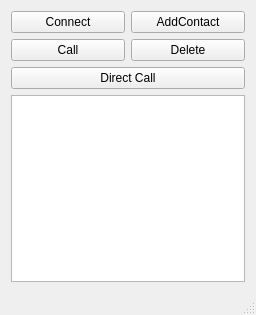
<?xml version="1.0" encoding="UTF-8"?>
<ui version="4.0">
 <class>MainWindow</class>
 <widget class="QMainWindow" name="MainWindow">
  <property name="geometry">
   <rect>
    <x>0</x>
    <y>0</y>
    <width>256</width>
    <height>315</height>
   </rect>
  </property>
  <property name="windowTitle">
   <string>Babel</string>
  </property>
  <property name="windowIcon">
   <iconset>
    <normaloff>res/call.png</normaloff>res/call.png</iconset>
  </property>
  <widget class="QWidget" name="centralWidget">
   <layout class="QVBoxLayout" name="verticalLayout">
    <item>
     <layout class="QHBoxLayout" name="horizontalLayout">
      <item>
       <widget class="QPushButton" name="ConnectBtn">
        <property name="sizePolicy">
         <sizepolicy hsizetype="Minimum" vsizetype="Minimum">
          <horstretch>0</horstretch>
          <verstretch>0</verstretch>
         </sizepolicy>
        </property>
        <property name="text">
         <string>Connect</string>
        </property>
       </widget>
      </item>
      <item>
       <widget class="QPushButton" name="AddContactBtn">
        <property name="sizePolicy">
         <sizepolicy hsizetype="Minimum" vsizetype="Minimum">
          <horstretch>0</horstretch>
          <verstretch>0</verstretch>
         </sizepolicy>
        </property>
        <property name="text">
         <string>AddContact</string>
        </property>
       </widget>
      </item>
     </layout>
    </item>
    <item>
     <layout class="QHBoxLayout" name="horizontalLayout_2">
      <item>
       <widget class="QPushButton" name="CallBtn">
        <property name="text">
         <string>Call</string>
        </property>
       </widget>
      </item>
      <item>
       <widget class="QPushButton" name="DeleteBtn">
        <property name="text">
         <string>Delete</string>
        </property>
       </widget>
      </item>
     </layout>
    </item>
    <item>
     <widget class="QPushButton" name="DirectCallBtn">
      <property name="text">
       <string>Direct Call</string>
      </property>
     </widget>
    </item>
    <item>
     <widget class="QListView" name="ContactList">
      <property name="editTriggers">
       <set>QAbstractItemView::NoEditTriggers</set>
      </property>
     </widget>
    </item>
   </layout>
  </widget>
  <widget class="QStatusBar" name="statusBar"/>
 </widget>
 <layoutdefault spacing="6" margin="11"/>
 <resources/>
 <connections/>
</ui>
